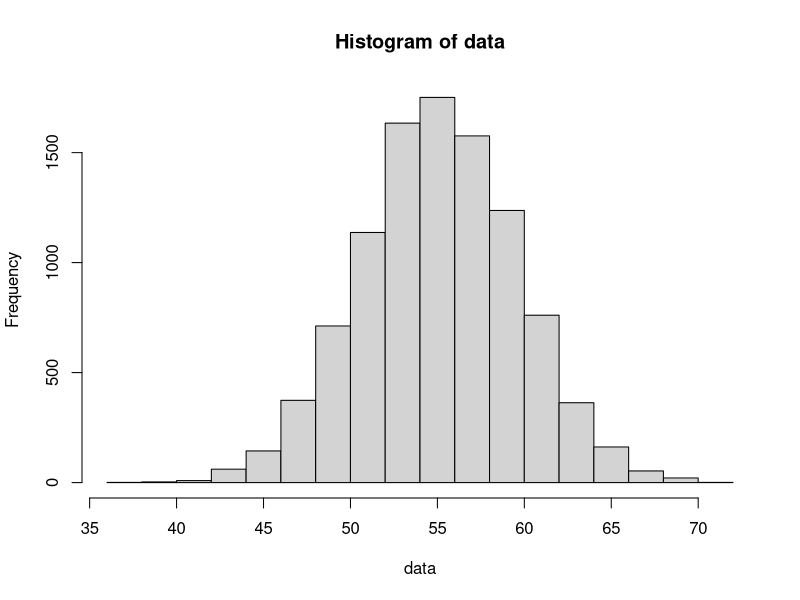
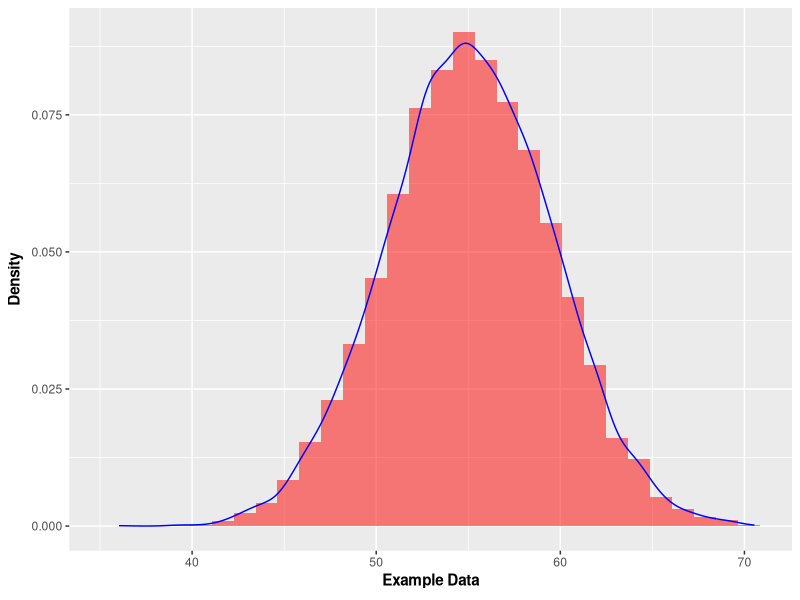

Write R code to recreate these figures, in order.
# Exercise
# Considering the dataset below, calculate the elementary statistics and make the
# interpretation of skewness and kurtosis.

# dataset
set.seed(140)
data <- rnorm(n = 10000, mean = 55, sd = 4.5)
View(data)

# convert the data to a dataframe to facilitate manipulation
# Tip: always, in R and Python, put the data into a dataframe
dataset <- data.frame(data)
View(dataset)

#Rename column
colnames(dataset) <- c("Measure")
View(dataset)

# Elementary statistics
mean(dataset$Measure)
median(dataset$Measure)
var(dataset$Measure)
sd(dataset$Measure)

# Mode
# The mode is the value that appears most frequently in a data set. It is a measure of central tendency, 
# like the mean and median, but it specifically identifies the most common value
table(as.vector(dataset$Measure))
# this function round the values to be possible to calculate the mode
mode <- table(as.vector(round(dataset$Measure)))
# Catching the max value = mode
names(mode)[mode == max(mode)]


summary(dataset)

library(e1071)

skewness(data)
hist(data)
# In this case the mean is greater than the median. We have a symmetrical distribution of the data around the mean

kurtosis(data)
# We have a normal distribution of the data

# Important: -> Data distribution is symmetrical when the mean, median and mode values coincide.

# Using 'describe' function
# This function provides the calculation of all elementary statistics for my dataset model.
install.packages("psych")
library(psych)
describe(data)

#Histogram
library(ggplot2)

# Plot
ggplot(dataset, aes(x = dataset$Measure),binwidth = 20)+
  geom_histogram(aes(y = ..density..), fill = 'red', alpha = 0.5)+
  geom_density(colour = 'blue')+ xlab(expression(bold('Example Data')))+
  ylab(expression(bold('Density')))

# The histogram shows a Gaussian (Normal) Distribution
# It is a continuous probability distribution characterized by its bell-shaped curve. 
# It is symmetric about the mean, with the shape of the curve defined by two parameters: the mean (µ) and 
# the standard deviation (σ).